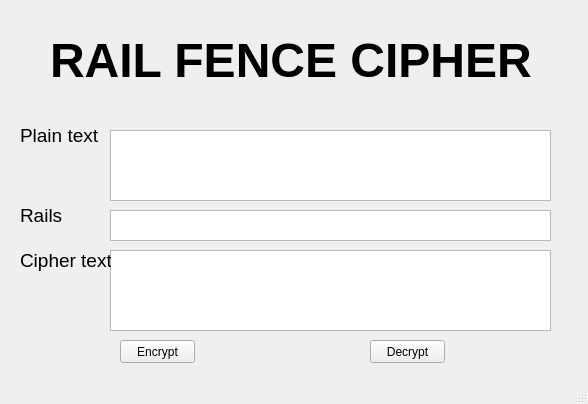
<?xml version="1.0" encoding="UTF-8"?>
<ui version="4.0">
 <class>MainWindow</class>
 <widget class="QMainWindow" name="MainWindow">
  <property name="geometry">
   <rect>
    <x>0</x>
    <y>0</y>
    <width>588</width>
    <height>404</height>
   </rect>
  </property>
  <property name="windowTitle">
   <string>MainWindow</string>
  </property>
  <widget class="QWidget" name="centralwidget">
   <widget class="QLabel" name="label_3">
    <property name="geometry">
     <rect>
      <x>20</x>
      <y>200</y>
      <width>91</width>
      <height>31</height>
     </rect>
    </property>
    <property name="font">
     <font>
      <pointsize>14</pointsize>
     </font>
    </property>
    <property name="layoutDirection">
     <enum>Qt::LeftToRight</enum>
    </property>
    <property name="text">
     <string>Rails</string>
    </property>
   </widget>
   <widget class="QTextEdit" name="Plain_text">
    <property name="geometry">
     <rect>
      <x>110</x>
      <y>130</y>
      <width>441</width>
      <height>71</height>
     </rect>
    </property>
   </widget>
   <widget class="QPushButton" name="decrypt_button">
    <property name="geometry">
     <rect>
      <x>370</x>
      <y>340</y>
      <width>75</width>
      <height>23</height>
     </rect>
    </property>
    <property name="text">
     <string>Decrypt</string>
    </property>
   </widget>
   <widget class="QLabel" name="label">
    <property name="geometry">
     <rect>
      <x>50</x>
      <y>10</y>
      <width>501</width>
      <height>101</height>
     </rect>
    </property>
    <property name="font">
     <font>
      <pointsize>36</pointsize>
      <weight>75</weight>
      <bold>true</bold>
     </font>
    </property>
    <property name="text">
     <string>RAIL FENCE CIPHER</string>
    </property>
    <property name="textFormat">
     <enum>Qt::AutoText</enum>
    </property>
   </widget>
   <widget class="QTextEdit" name="Cipher_text">
    <property name="geometry">
     <rect>
      <x>110</x>
      <y>250</y>
      <width>441</width>
      <height>81</height>
     </rect>
    </property>
   </widget>
   <widget class="QLabel" name="label_2">
    <property name="geometry">
     <rect>
      <x>20</x>
      <y>120</y>
      <width>91</width>
      <height>31</height>
     </rect>
    </property>
    <property name="font">
     <font>
      <pointsize>14</pointsize>
     </font>
    </property>
    <property name="focusPolicy">
     <enum>Qt::NoFocus</enum>
    </property>
    <property name="layoutDirection">
     <enum>Qt::LeftToRight</enum>
    </property>
    <property name="text">
     <string>Plain text</string>
    </property>
   </widget>
   <widget class="QTextEdit" name="Key">
    <property name="geometry">
     <rect>
      <x>110</x>
      <y>210</y>
      <width>441</width>
      <height>31</height>
     </rect>
    </property>
   </widget>
   <widget class="QPushButton" name="encrypt_button">
    <property name="geometry">
     <rect>
      <x>120</x>
      <y>340</y>
      <width>75</width>
      <height>23</height>
     </rect>
    </property>
    <property name="text">
     <string>Encrypt</string>
    </property>
   </widget>
   <widget class="QLabel" name="label_4">
    <property name="geometry">
     <rect>
      <x>20</x>
      <y>240</y>
      <width>91</width>
      <height>41</height>
     </rect>
    </property>
    <property name="font">
     <font>
      <pointsize>14</pointsize>
     </font>
    </property>
    <property name="text">
     <string>Cipher text</string>
    </property>
   </widget>
  </widget>
  <widget class="QMenuBar" name="menubar">
   <property name="geometry">
    <rect>
     <x>0</x>
     <y>0</y>
     <width>588</width>
     <height>21</height>
    </rect>
   </property>
  </widget>
  <widget class="QStatusBar" name="statusbar"/>
 </widget>
 <resources/>
 <connections/>
</ui>
